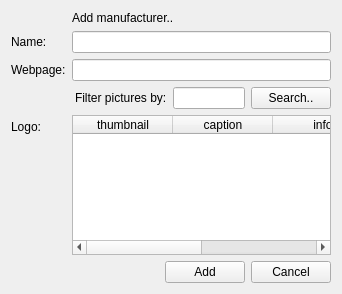
<?xml version="1.0" encoding="UTF-8"?>
<ui version="4.0">
 <class>manufacturer_add_form</class>
 <widget class="QWidget" name="manufacturer_add_form">
  <property name="geometry">
   <rect>
    <x>0</x>
    <y>0</y>
    <width>342</width>
    <height>294</height>
   </rect>
  </property>
  <property name="windowTitle">
   <string>Add manufacturer</string>
  </property>
  <layout class="QFormLayout" name="formLayout">
   <property name="fieldGrowthPolicy">
    <enum>QFormLayout::AllNonFixedFieldsGrow</enum>
   </property>
   <item row="1" column="0">
    <widget class="QLabel" name="label_name">
     <property name="text">
      <string>Name:</string>
     </property>
     <property name="buddy">
      <cstring>name</cstring>
     </property>
    </widget>
   </item>
   <item row="1" column="1">
    <widget class="QLineEdit" name="name">
     <property name="initialFocus" stdset="0">
      <bool>true</bool>
     </property>
    </widget>
   </item>
   <item row="2" column="0">
    <widget class="QLabel" name="label_description">
     <property name="text">
      <string>Webpage:</string>
     </property>
     <property name="buddy">
      <cstring>webPage</cstring>
     </property>
    </widget>
   </item>
   <item row="2" column="1">
    <widget class="QLineEdit" name="webPage"/>
   </item>
   <item row="3" column="1">
    <layout class="QHBoxLayout" name="horizontalLayout_3">
     <item>
      <spacer name="horizontalSpacer_2">
       <property name="orientation">
        <enum>Qt::Horizontal</enum>
       </property>
       <property name="sizeHint" stdset="0">
        <size>
         <width>40</width>
         <height>20</height>
        </size>
       </property>
      </spacer>
     </item>
     <item>
      <widget class="QLabel" name="label_2">
       <property name="text">
        <string>Filter pictures by:</string>
       </property>
      </widget>
     </item>
     <item>
      <widget class="QLineEdit" name="search"/>
     </item>
     <item>
      <widget class="QPushButton" name="searchButton">
       <property name="text">
        <string>Search..</string>
       </property>
       <property name="datasignal:clicked" stdset="0">
        <string notr="true">picture</string>
       </property>
      </widget>
     </item>
    </layout>
   </item>
   <item row="4" column="0">
    <widget class="QLabel" name="label_picture">
     <property name="text">
      <string>Logo:</string>
     </property>
     <property name="buddy">
      <cstring>picture</cstring>
     </property>
    </widget>
   </item>
   <item row="4" column="1">
    <widget class="QTableWidget" name="picture">
     <property name="horizontalScrollBarPolicy">
      <enum>Qt::ScrollBarAsNeeded</enum>
     </property>
     <property name="alternatingRowColors">
      <bool>true</bool>
     </property>
     <property name="selectionMode">
      <enum>QAbstractItemView::SingleSelection</enum>
     </property>
     <property name="selectionBehavior">
      <enum>QAbstractItemView::SelectRows</enum>
     </property>
     <property name="showGrid">
      <bool>true</bool>
     </property>
     <property name="gridStyle">
      <enum>Qt::DotLine</enum>
     </property>
     <property name="sortingEnabled">
      <bool>true</bool>
     </property>
     <property name="action" stdset="0">
      <string notr="true">PictureListRequest picture {search{{main.search}}}</string>
     </property>
     <property name="synonym:picture" stdset="0">
      <string>row</string>
     </property>
     <property name="synonym:thumbnail" stdset="0">
      <string notr="true">thumbnail.pixmap</string>
     </property>
     <attribute name="horizontalHeaderShowSortIndicator" stdset="0">
      <bool>true</bool>
     </attribute>
     <attribute name="verticalHeaderStretchLastSection">
      <bool>false</bool>
     </attribute>
     <column>
      <property name="text">
       <string>thumbnail</string>
      </property>
     </column>
     <column>
      <property name="text">
       <string>caption</string>
      </property>
     </column>
     <column>
      <property name="text">
       <string>info</string>
      </property>
     </column>
     <column>
      <property name="text">
       <string>tags</string>
      </property>
     </column>
    </widget>
   </item>
   <item row="5" column="1">
    <layout class="QHBoxLayout" name="horizontalLayout">
     <item>
      <spacer name="horizontalSpacer">
       <property name="orientation">
        <enum>Qt::Horizontal</enum>
       </property>
       <property name="sizeHint" stdset="0">
        <size>
         <width>40</width>
         <height>20</height>
        </size>
       </property>
      </spacer>
     </item>
     <item>
      <widget class="QPushButton" name="add">
       <property name="text">
        <string>Add</string>
       </property>
       <property name="action" stdset="0">
        <string notr="true">createManufacturer manufacturer {name {{name}}; wepPage {{webPage}} }</string>
       </property>
       <property name="form" stdset="0">
        <string notr="true">_CLOSE_</string>
       </property>
      </widget>
     </item>
     <item>
      <widget class="QPushButton" name="cancel">
       <property name="text">
        <string>Cancel</string>
       </property>
       <property name="form" stdset="0">
        <string notr="true">_CLOSE_</string>
       </property>
      </widget>
     </item>
    </layout>
   </item>
   <item row="0" column="0">
    <widget class="QLabel" name="label">
     <property name="text">
      <string/>
     </property>
     <property name="pixmap">
      <pixmap resource="../configurator.qrc">:/images/building_add.png</pixmap>
     </property>
    </widget>
   </item>
   <item row="0" column="1">
    <widget class="QLabel" name="label_3">
     <property name="text">
      <string>Add manufacturer..</string>
     </property>
    </widget>
   </item>
  </layout>
 </widget>
 <tabstops>
  <tabstop>name</tabstop>
  <tabstop>webPage</tabstop>
  <tabstop>search</tabstop>
  <tabstop>searchButton</tabstop>
  <tabstop>picture</tabstop>
  <tabstop>add</tabstop>
  <tabstop>cancel</tabstop>
 </tabstops>
 <resources>
  <include location="../configurator.qrc"/>
  <include location="../configurator.qrc"/>
 </resources>
 <connections>
  <connection>
   <sender>search</sender>
   <signal>returnPressed()</signal>
   <receiver>searchButton</receiver>
   <slot>click()</slot>
   <hints>
    <hint type="sourcelabel">
     <x>250</x>
     <y>121</y>
    </hint>
    <hint type="destinationlabel">
     <x>331</x>
     <y>123</y>
    </hint>
   </hints>
  </connection>
 </connections>
</ui>
